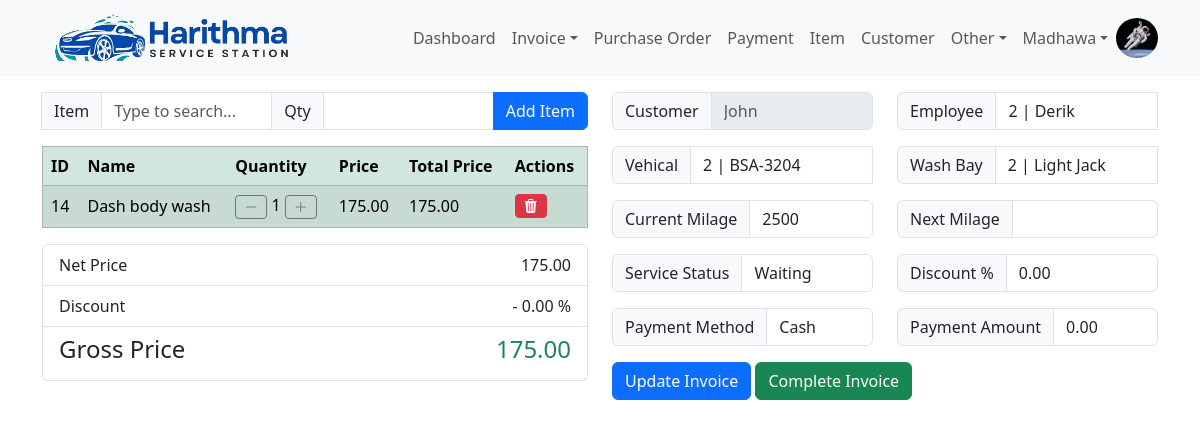
The app's page /invoice/head/2 (signed in) with its own data.
### harithmapos/models.py (models this page shows, shortened)
class User(db.Model, UserMixin):
    id = db.Column(db.Integer, primary_key=True)
    email = db.Column(db.String(120), unique=True, nullable=False)
    name = db.Column(db.String(50), nullable=False)
    image = db.Column(db.String(20), default='default.jpg')
    password = db.Column(db.String(60), nullable=False)
    create_dttm = db.Column(db.DateTime, nullable=False, default=datetime.utcnow)
    update_dttm = db.Column(db.DateTime, nullable=False, default=datetime.utcnow)

class InvoiceDetail(db.Model):
    id = db.Column(db.Integer, primary_key=True)
    invoice_head_id = db.Column(db.Integer, db.ForeignKey('invoice_head.id'))
    item_id = db.Column(db.Integer, db.ForeignKey('item.id'), nullable=False)
    quantity = db.Column(db.Integer, nullable=False)
    total_cost = db.Column(db.Numeric(10,2), nullable=False)
    total_price = db.Column(db.Numeric(10,2), nullable=False)
    discount_pct = db.Column(db.Numeric(10,2), nullable=False)
    created_dttm = db.Column(db.DateTime, nullable=False, default=datetime.utcnow)
    update_dttm = db.Column(db.DateTime, nullable=False, default=datetime.utcnow)

class Item(db.Model):
    id = db.Column(db.Integer, primary_key=True)
    name = db.Column(db.String(100), nullable=False)
    description = db.Column(db.String(255))
    unit_of_measure = db.Column(db.String(20))
    quantity = db.Column(db.Integer)
    unit_cost = db.Column(db.Numeric(10,2))
    unit_price = db.Column(db.Numeric(10,2))
    discount_pct = db.Column(db.Numeric(5,2))
    create_dttm = db.Column(db.DateTime, nullable=False, default=datetime.utcnow)
    update_dttm = db.Column(db.DateTime, nullable=False, default=datetime.utcnow)
    invoice_details = db.relationship('InvoiceDetail', backref='item', lazy=True)
    item_invoice_details = db.relationship('ItemInvoiceDetail', backref='item', lazy=True)
    purchase_order_details = db.relationship('PurchaseOrderDetail', backref='item', lazy=True)

class InvoiceHead(db.Model):
    id =  db.Column(db.Integer, primary_key=True)
    customer_id = db.Column(db.Integer, db.ForeignKey('customer.id'), nullable=False)
    vehical_id = db.Column(db.Integer, db.ForeignKey('vehical.id'), nullable=False)
    washbay_id = db.Column(db.Integer, db.ForeignKey('wash_bay.id'), nullable=False)
    employee_id = db.Column(db.Integer, db.ForeignKey('employee.id'), nullable=False)
    current_milage = db.Column(db.Numeric(18,0))
    next_milage = db.Column(db.Numeric(18,0))
    service_status = db.Column(db.Integer, default=0)
    total_cost = db.Column(db.Numeric(10,2), default=0)
    total_price = db.Column(db.Numeric(10,2), default=0)
    discount_pct = db.Column(db.Numeric(10,2), default=0)
    gross_price = db.Column(db.Numeric(10,2), default=0)
    payment_method = db.Column(db.String(10))
    paid_amount = db.Column(db.Numeric(10,2), default=0)
    remaining_amount = db.Column(db.Numeric(10,2))
    last_payment_date = db.Column(db.Date())
    created_dttm = db.Column(db.DateTime, nullable=False, default=datetime.utcnow)
    update_dttm = db.Column(db.DateTime, nullable=False, default=datetime.utcnow)
    invoice_details = db.relationship('InvoiceDetail', backref='invoice', lazy=True)
    payments = db.relationship('Payment', backref='invoice', lazy=True)
    @hybrid_property
    def is_in_bay(self):
        return self.service_status in ['1', '2', '3']

class Customer(db.Model):
    id = db.Column(db.Integer, primary_key=True)
    name = db.Column(db.String(100), nullable=False)
    contact = db.Column(db.String(10))
    address = db.Column(db.String(255))
    email = db.Column(db.String(150))
    create_dttm = db.Column(db.DateTime, nullable=False, default=datetime.utcnow)
    update_dttm = db.Column(db.DateTime, nullable=False, default=datetime.utcnow)
    vehicals = db.relationship('Vehical', backref='owner', lazy=True)
    invoices = db.relationship('InvoiceHead', backref='customer', lazy=True)
    item_invoices = db.relationship('ItemInvoiceHead', backref='customer', lazy=True)
    payments = db.relationship('Payment', backref='customer', lazy=True)

### harithmapos/views/invoice/routes.py (the view, shortened to what this page needs)
@invoice_blueprint.route("/invoice/head/<int:invoice_head_id>", methods=['GET', 'POST'])
def invoice_head_detail(invoice_head_id):
    invoice_head_update_form = InvoiceHeadUpdateForm()
    invoice_detail_create_form = InvoiceDetailCreateForm()
    items = Item.query.all()
    vehicals = Vehical.query.all()
    employees = Employee.query.all()
    washbays = WashBay.query.all()
    invoice_head = InvoiceHead.query.get_or_404(invoice_head_id)
    invoice_details = InvoiceDetail.query.filter(InvoiceDetail.invoice_head_id==invoice_head_id)
    return render_template(
            'invoice/update.html',
            title='Invoice',
            invoice_head=invoice_head,
            invoice_head_update_form=invoice_head_update_form,
            invoice_detail_create_form=invoice_detail_create_form,
            items=items,
            vehicals=vehicals,
            employees=employees,
            washbays=washbays,
            invoice_details=invoice_details
        )

### harithmapos/views/invoice/forms.py
class InvoiceHeadUpdateForm(FlaskForm):
    vehical = StringField("Vehical", validators=[DataRequired()])
    employee = StringField("Employee", validators=[DataRequired()])
    washbay = StringField("Wash Bay", validators=[DataRequired()])
    current_milage = IntegerField("Current Milage", validators=[Optional()])
    next_milage = IntegerField("Next Milage", validators=[Optional()])
    service_status = SelectField("Status", choices=config.SERVICE_STATUS_FORM_LIST)
    total_cost = DecimalField("Total Cost", places=2, validators=[Optional()])
    total_price = DecimalField("Total Price", places=2, validators=[Optional()])
    discount_pct = DecimalField("Discount Percentage", places=2, validators=[Optional()])
    gross_price = DecimalField("Gross Price", places=2, validators=[Optional()])
    payment_method = SelectField("Payment Method", choices=config.PAYMENT_METHOD_FORM_LIST)
    paid_amount = DecimalField("Paid Amount", places=2, validators=[Optional()])
    update_invoice = SubmitField('Update Invoice')
    complete_invoice = SubmitField('Complete Invoice')

class InvoiceDetailCreateForm(FlaskForm):
    item = StringField("Item", validators=[DataRequired()])
    quantity = IntegerField("Qty", validators=[DataRequired()])
    submit = SubmitField('Add Item')

### harithmapos/models.py (called while the page is built)
@login_manager.user_loader
def load_user(user_id):
    return User.query.get(int(user_id))

### harithmapos/templates/invoice/update.html (shortened to what this page needs)
{% extends 'layout/base.html' %}
{% block body %}
<div class="container mt-3">
  <div class="row">
    <div class="col">
      <form action="{{url_for('invoice_blueprint.add_invoice_detail', invoice_head_id=invoice_head.id)}}" method="POST">
        <div class="input-group ">
          <span class="input-group-text">Item</span>
          {{ invoice_detail_create_form.item(class="form-control", list="ItemDatalistOptions", id="ItemDataList", placeholder="Type to search...") }}
          <span class="input-group-text">Qty</span>
          {{ invoice_detail_create_form.quantity(class="form-control") }}
          {{ invoice_detail_create_form.submit(class="btn btn-primary") }}
        </div>
      </form>
      <table class="table table-success table-striped table-hover" border="1">
        <thead class="thread-dark">
          <tr>
            <th scope="col">ID</th>
            <th scope="col">Name</th>
            <th scope="col">Quantity</th>
            <th scope="col">Price</th>
            <th scope="col">Total Price</th>
            <th scope="col">Actions</th>
          </tr>
        </thead>
        <tbody id="results">
          {% for invoice_detail in invoice_details %}
          <tr>
            <td class="align-middle">{{invoice_detail.id}}</td>
            <td class="align-middle">{{invoice_detail.item.name}}</td>
            <td class="align-middle">
              <a href="{{url_for('invoice_blueprint.decrease_quantity_invoice_detail', invoice_detail_id=invoice_detail.id)}}" class="btn btn-outline-secondary btn-sm"><i class="bi bi-dash-lg"></i></a>
              {{invoice_detail.quantity}}
              <a href="{{url_for('invoice_blueprint.increase_quantity_invoice_detail', invoice_detail_id=invoice_detail.id)}}" class="btn btn-outline-secondary btn-sm"><i class="bi bi-plus-lg"></i></a>
            </td>
            <td class="align-middle">{{invoice_detail.item.unit_price}}</td>
            <td class="align-middle">{{invoice_detail.total_price}}</td>
            <td class="align-middle">
              <a href="{{url_for('invoice_blueprint.delete_invoice_detail', invoice_detail_id=invoice_detail.id)}}" class="btn btn-sm btn-danger" data-toggle="tooltip" data-placement="top" title="Delete supplier"
                onclick="return confirm('Are you sure to delete?')"><i class="bi bi-trash3-fill"></i></a>
            </td>
          </tr>
          {% endfor %}
        </tbody>
      </table>
      <ul class="list-group mb-3">
        <li class="list-group-item d-flex justify-content-between">
          <span>Net Price</span>
          <text>{{ '{:,}'.format(invoice_head.total_price) }}</text>
        </li>
        <li class="list-group-item d-flex justify-content-between">
          <span>Discount</span>
          <text>- {{ invoice_head.discount_pct }} %</text>
        </li>
        <li class="list-group-item d-flex justify-content-between">
          <h4>Gross Price</h4>
          <h4 class="text-success">{{ '{:,}'.format(invoice_head.gross_price) }}</h4>
        </li>
      </ul>
    </div>
    <div class="col">
        <form action="{{url_for('invoice_blueprint.invoice_head_detail', invoice_head_id=invoice_head.id)}}" method="POST">
            <div class="row">
                <div class="col">
                  <div class="input-group mb-3">
                      <span class="input-group-text" id="inputGroup-sizing-default">Customer</span>
                      <input type="text" class="form-control" aria-label="Sizing example input" aria-describedby="inputGroup-sizing-default" placeholder="{{invoice_head.customer.name}}" disabled>
                  </div>
                  <div class="input-group mb-3">
                      <span class="input-group-text" id="inputGroup-sizing-default">Vehical</span>
                      {{ invoice_head_update_form.vehical(class="form-control", list="datalistOptionsVehical", id="vehicalDataList", value=invoice_head.vehical.id|string+" | "+invoice_head.vehical.number) }}
                  </div>
                  <div class="input-group mb-3">
                      <span class="input-group-text" id="inputGroup-sizing-default">Current Milage</span>
                      {{ invoice_head_update_form.current_milage(class="form-control form-control", value=invoice_head.current_milage) }}
                  </div>
                  <div class="col">
                    <div class="input-group mb-3">
                        <span class="input-group-text" id="inputGroup-sizing-default">Service Status</span>
                        {{ invoice_head_update_form.service_status(class="form-control form-control", default=invoice_head.service_status) }}
                    </div>
                  </div>
                  <div class="input-group mb-3">
                    <span class="input-group-text" id="inputGroup-sizing-default">Payment Method</span>
                    {{ invoice_head_update_form.payment_method(class="form-control form-control", value=invoice_head.payment_method) }}
                  </div>
                </div>
                <div class="col">
                  <div class="input-group mb-3">
                      <span class="input-group-text" id="inputGroup-sizing-default">Employee</span>
                      {{ invoice_head_update_form.employee(class="form-control", list="datalistOptionsEmployee", id="employeeDataList", value=invoice_head.employee.id|string+" | "+invoice_head.employee.name) }}
                  </div>
                  <div class="input-group mb-3">
                      <span class="input-group-text" id="inputGroup-sizing-default">Wash Bay</span>
                      {{ invoice_head_update_form.washbay(class="form-control", list="datalistOptionsWashBay", id="washbayDataList", value=invoice_head.washbay.id|string+" | "+invoice_head.washbay.name) }}
                  </div>
                  <div class="input-group mb-3">
                      <span class="input-group-text" id="inputGroup-sizing-default">Next Milage</span>
                      {{ invoice_head_update_form.next_milage(class="form-control form-control", value=invoice_head.next_milage) }}
                  </div>
                  <div class="input-group mb-3">
                    <span class="input-group-text" id="inputGroup-sizing-default">Discount %</span>
                    {{ invoice_head_update_form.discount_pct(class="form-control form-control", value=invoice_head.discount_pct) }}
                  </div>
                  <div class="input-group mb-3">
                    <span class="input-group-text" id="inputGroup-sizing-default">Payment Amount</span>
                    {{ invoice_head_update_form.paid_amount(class="form-control form-control", value=invoice_head.paid_amount) }}
                  </div>
                </div>
            </div>
            <div class="row">
                <div class="col-auto">
                  {{ invoice_head_update_form.update_invoice(class="btn btn-primary mb-3") }}
                  {{ invoice_head_update_form.complete_invoice(class="btn btn-success mb-3") }}
                </div>
            </div>
        </form>
    </div>
  </div>
</div>
{% endblock %}

### harithmapos/templates/layout/navbar.html (shortened to what this page needs)
<nav class="navbar navbar-expand-lg navbar-light bg-light">
    <div class="container">
        <a href="" class="navbar-brand">
            <img src="{{url_for('static', filename='Harithma-logo.png')}}" height="50" class="d-inline-block align-text-top" alt="">
        </a>
        <div class="collapse navbar-collapse" id="navbarCollapse">
            <ul class="navbar-nav ms-auto">
                {% if current_user.is_authenticated %}
                    <a class="nav-item nav-link" href="{{ url_for('dashboard_blueprint.dashboard') }}">Dashboard</a>
                    <li class="nav-item dropdown">
                        <a class="nav-link dropdown-toggle" href="#" role="button" data-bs-toggle="dropdown" aria-expanded="false">Invoice</a>
                    </li>
                    <a class="nav-item nav-link" href="{{ url_for('purchase_order_blueprint.purchase_order_head') }}">Purchase Order</a>
                    <a class="nav-item nav-link" href="{{ url_for('payment_blueprint.payment') }}">Payment</a>
                    <a class="nav-item nav-link" href="{{ url_for('item_blueprint.item') }}">Item</a>
                    <a class="nav-item nav-link" href="{{ url_for('customer_blueprint.customer') }}">Customer</a>
                    <li class="nav-item dropdown">
                        <a class="nav-link dropdown-toggle" href="#" role="button" data-bs-toggle="dropdown" aria-expanded="false">Other</a>
                    </li>
                    <li class="nav-item dropdown">
                        <a class="nav-link dropdown-toggle" href="#" role="button" data-bs-toggle="dropdown" aria-expanded="false">{{ current_user.name }}</a>
                    </li>
                    <img src="{{ url_for('static', filename='user_images/'+current_user.image) }}" class="rounded-circle" height="40" alt="Avatar" />
                {% else %}
                    <a class="nav-item nav-link" href="{{ url_for('user_blueprint.login') }}">Login</a>
                    <a class="nav-item nav-link" href="{{ url_for('user_blueprint.register') }}">Register</a>
                {% endif %}
            </ul>
        </div>
    </div>
</nav>

### records on screen
User: name "Madhawa", image (picture)
InvoiceDetail: id "14", item.name "Dash body wash", quantity "1", item.unit_price "175.00", total_price "175.00"
InvoiceHead: total_price "175.00", discount_pct "0.00", gross_price "175.00", vehical "2 | BSA-3204", current_milage "2500", service_status "Waiting", payment_method "Cash", employee "2 | Derik", washbay "2 | Light Jack", paid_amount "0.00"
Customer: customer.name "John"
